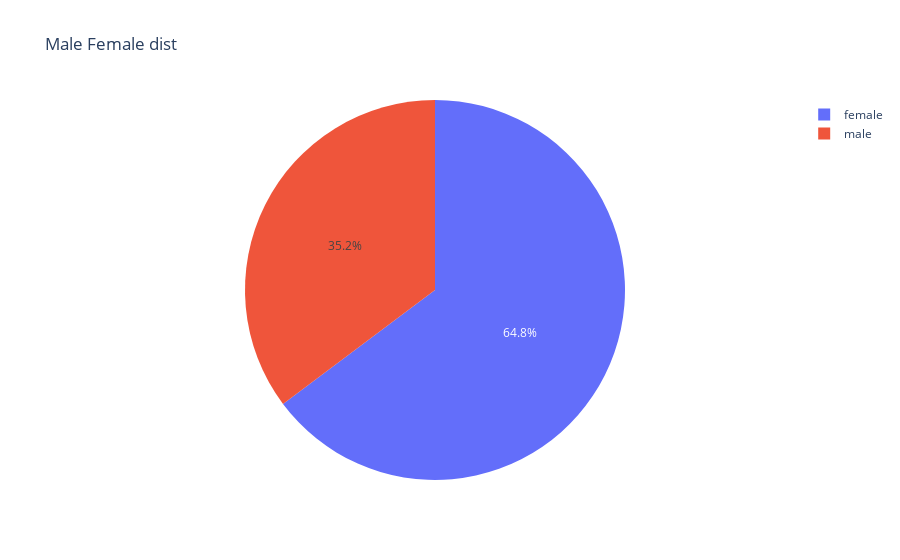

The notebook cell this image was saved under:
### Code cell
import plotly.graph_objects as go
labels = ["male","female"]
values = [len(Female_pas),len(Male_Passanger)]
fig = go.Figure(data=[go.Pie(labels=labels, values=values)])
fig.update_layout(
    title={
        'text': "Male Female dist"})
fig.show()

### Figure 1 — Plotly figure (JSON) as saved in the notebook; plotly's stock layout.template omitted (floating-point values rounded to 4 significant figures)
{"data": [{"labels": ["male", "female"], "type": "pie", "values": [314, 577]}], "layout": {"title": {"text": "Male Female dist"}}}
